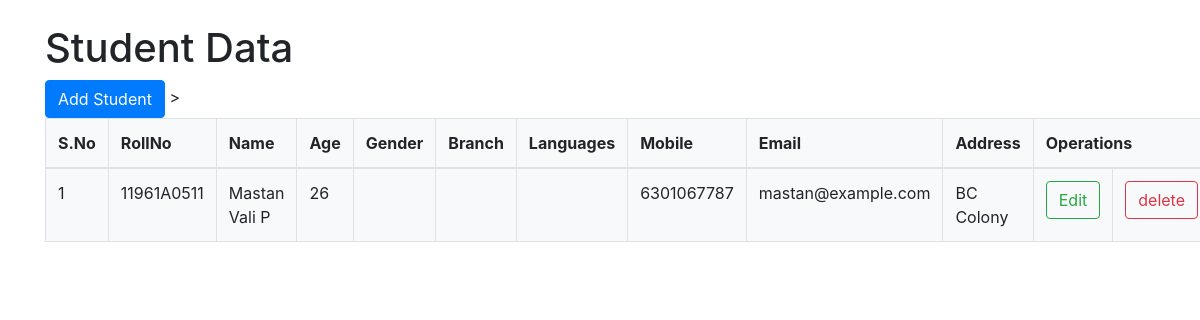
The app's page /DB/read/, older data.
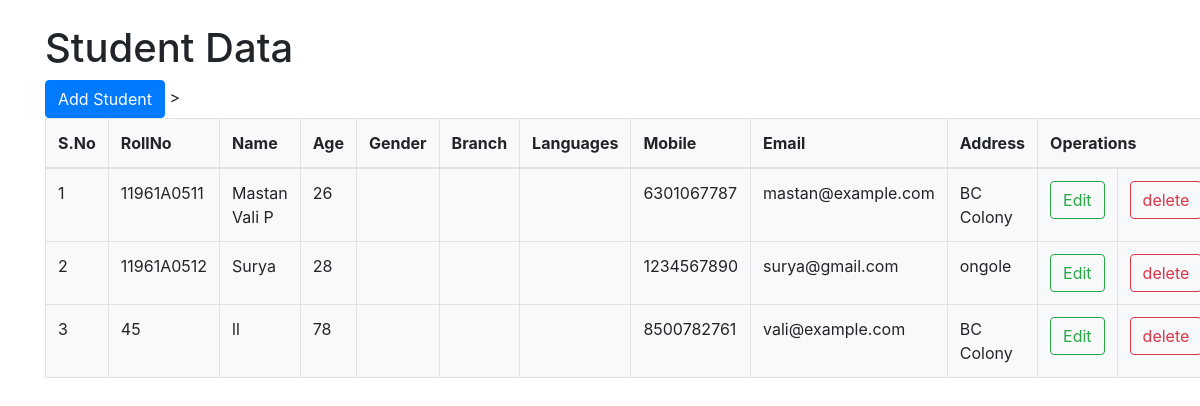
The same page, newer data.
### DB/models.py (models this page shows, shortened)
class Student(models.Model):
	rollno = models.CharField(max_length=10)
	name = models.CharField(max_length=30)
	age = models.IntegerField()
	mobileno = models.CharField(max_length=10,null = True)
	email = models.EmailField(max_length=30)
	address = models.TextField(null=True)

### DB/views.py (the view)
# urls.py: path('read/',read,name='read'),
def read(request):
	datas = Student.objects.all()
	context = {'data':datas}
	return render(request,'db/read.html',context)

### DB/templates/db/read.html (shortened to what this page needs)
<!DOCTYPE html>
<html lang="en">
<head>
  <link rel="stylesheet" href="https://maxcdn.bootstrapcdn.com/bootstrap/4.5.2/css/bootstrap.min.css">
</head>
<body>
	<div class="container mt-4">
		<h1>Student Data</h1>
		<a href="{% url 'addStudent' %}" class="btn btn-primary btn-md">Add Student</a>
		<table class="table table-bordered table-hover table-stripped bg-light">
			<thead>
				<tr>
					<th>S.No</th>
					<th>RollNo</th>
					<th>Name</th>
					<th>Age</th>
					<th>Gender</th>
					<th>Branch</th>
					<th>Languages</th>
					<th>Mobile</th>
					<th>Email</th>
					<th>Address</th>
					<th colspan="2">Operations</th>
				</tr>
			</thead>>
			<tbody>
				{% for i in data %}
				<tr>
					<td>{{forloop.counter}}</td>
					<td>{{i.rollno}}</td>
					<td>{{i.name}}</td>
					<td>{{i.age}}</td>
					<td>{{i.gender}}</td>
					<td>{{i.branch}}</td>
					<td>{{i.language}}</td>
					<td>{{i.mobileno}}</td>
					<td>{{i.email}}</td>
					<td>{{i.address}}</td>
					<td>
						<a href="{% url 'update' i.id %}" class="btn btn-outline-success">Edit</a>
					</td>
					<td>
						<a href="{% url 'delete' i.id %}" class="btn btn-outline-danger">delete</a>
					</td>
				</tr>
				{% endfor %}
			</tbody>
		</table>
	</div>
</body>
</html>

Row changes from the older to the newer data that the page shows:
added Student: rollno "11961A0512", name "Surya", age "28", mobileno "1234567890", email "surya@gmail.com", address "ongole"
added Student: rollno "45", name "ll", age "78", mobileno "8500782761", email "vali@example.com", address "BC Colony"
